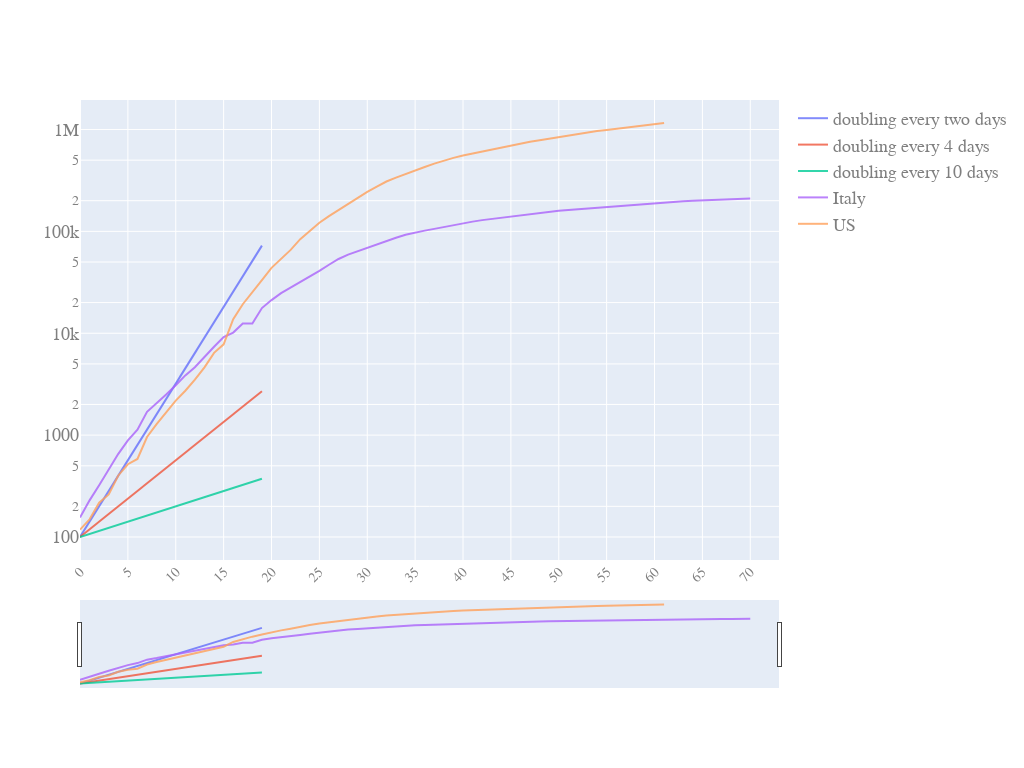

This figure's notebook cell:
### Code cell
quick_plot(pd_sync_timelines_w_slope.date,
           pd_sync_timelines_w_slope.iloc[:,0:5],
           y_scale='log',
           slider=True,browser=False)

### Figure 1 — Plotly figure (JSON) as saved in the notebook; plotly's stock layout.template omitted (floating-point values rounded to 4 significant figures)
{"data": [{"name": "doubling every two days", "opacity": 0.8, "type": "scatter", "x": [0, 1, 2, 3, 4, 5, 6, 7, 8, 9, 10, 11, 12, 13, 14, 15, 16, 17, 18, 19, 20, 21, 22, 23, 24, 25, 26, 27, 28, 29, 30, 31, 32, 33, 34, 35, 36, 37, 38, 39, 40, 41, 42, 43, 44, 45, 46, 47, 48, 49, 50, 51, 52, 53, 54, 55, 56, 57, 58, 59, 60, 61, 62, 63, 64, 65, 66, 67, 68, 69, 70, 71, 72, 73], "y": [100, 141.4, 200, 282.8, 400, 565.7, 800, 1131.0, 1600, 2263.0, 3200, 4525.0, 6400, 9051.0, 12800, 18100.0, 25600, 36200.0, 51200, 72410.0, null, null, null, null, null, null, null, null, null, null, null, null, null, null, null, null, null, null, null, null, null, null, null, null, null, null, null, null, null, null, null, null, null, null, null, null, null, null, null, null, null, null, null, null, null, null, null, null, null, null, null, null, null, null]}, {"name": "doubling every 4 days", "opacity": 0.8, "type": "scatter", "x": [0, 1, 2, 3, 4, 5, 6, 7, 8, 9, 10, 11, 12, 13, 14, 15, 16, 17, 18, 19, 20, 21, 22, 23, 24, 25, 26, 27, 28, 29, 30, 31, 32, 33, 34, 35, 36, 37, 38, 39, 40, 41, 42, 43, 44, 45, 46, 47, 48, 49, 50, 51, 52, 53, 54, 55, 56, 57, 58, 59, 60, 61, 62, 63, 64, 65, 66, 67, 68, 69, 70, 71, 72, 73], "y": [100, 118.9, 141.4, 168.2, 200, 237.8, 282.8, 336.4, 400, 475.7, 565.7, 672.7, 800, 951.4, 1131.0, 1345.0, 1600, 1903.0, 2263.0, 2691.0, null, null, null, null, null, null, null, null, null, null, null, null, null, null, null, null, null, null, null, null, null, null, null, null, null, null, null, null, null, null, null, null, null, null, null, null, null, null, null, null, null, null, null, null, null, null, null, null, null, null, null, null, null, null]}, {"name": "doubling every 10 days", "opacity": 0.8, "type": "scatter", "x": [0, 1, 2, 3, 4, 5, 6, 7, 8, 9, 10, 11, 12, 13, 14, 15, 16, 17, 18, 19, 20, 21, 22, 23, 24, 25, 26, 27, 28, 29, 30, 31, 32, 33, 34, 35, 36, 37, 38, 39, 40, 41, 42, 43, 44, 45, 46, 47, 48, 49, 50, 51, 52, 53, 54, 55, 56, 57, 58, 59, 60, 61, 62, 63, 64, 65, 66, 67, 68, 69, 70, 71, 72, 73], "y": [100, 107.2, 114.9, 123.1, 132.0, 141.4, 151.6, 162.5, 174.1, 186.6, 200, 214.4, 229.7, 246.2, 263.9, 282.8, 303.1, 324.9, 348.2, 373.2, null, null, null, null, null, null, null, null, null, null, null, null, null, null, null, null, null, null, null, null, null, null, null, null, null, null, null, null, null, null, null, null, null, null, null, null, null, null, null, null, null, null, null, null, null, null, null, null, null, null, null, null, null, null]}, {"name": "Italy", "opacity": 0.8, "type": "scatter", "x": [0, 1, 2, 3, 4, 5, 6, 7, 8, 9, 10, 11, 12, 13, 14, 15, 16, 17, 18, 19, 20, 21, 22, 23, 24, 25, 26, 27, 28, 29, 30, 31, 32, 33, 34, 35, 36, 37, 38, 39, 40, 41, 42, 43, 44, 45, 46, 47, 48, 49, 50, 51, 52, 53, 54, 55, 56, 57, 58, 59, 60, 61, 62, 63, 64, 65, 66, 67, 68, 69, 70, 71, 72, 73], "y": [155, 229, 322, 453, 655, 888, 1128, 1694, 2036, 2502, 3089, 3858, 4636, 5883, 7375, 9172, 10149, 12462, 12462, 17660, 21157, 24747, 27980, 31506, 35713, 41035, 47021, 53578, 59138, 63927, 69176, 74386, 80589, 86498, 92472, 97689, 101739, 105792, 110574, 115242, 119827, 124632, 128948, 132547, 135586, 139422, 143626, 147577, 152271, 156363, 159516, 162488, 165155, 168941, 172434, 175925, 178972, 181228, 183957, 187327, 189973, 192994, 195351, 197675, 199414, 201505, 203591, 205463, 207428, 209328, 210717, null, null, null]}, {"name": "US", "opacity": 0.8, "type": "scatter", "x": [0, 1, 2, 3, 4, 5, 6, 7, 8, 9, 10, 11, 12, 13, 14, 15, 16, 17, 18, 19, 20, 21, 22, 23, 24, 25, 26, 27, 28, 29, 30, 31, 32, 33, 34, 35, 36, 37, 38, 39, 40, 41, 42, 43, 44, 45, 46, 47, 48, 49, 50, 51, 52, 53, 54, 55, 56, 57, 58, 59, 60, 61, 62, 63, 64, 65, 66, 67, 68, 69, 70, 71, 72, 73], "y": [118, 149, 217, 262, 402, 518, 583, 959, 1281, 1663, 2179, 2727, 3499, 4632, 6421, 7783, 13747, 19273, 25600, 33276, 43843, 53736, 65778, 83836, 101657, 121465, 140909, 161831, 188172, 213242, 243622, 275367, 308650, 336802, 366317, 397121, 428654, 462780, 496535, 526396, 555313, 580619, 607670, 636350, 667592, 699706, 732197, 758809, 784326, 811865, 840351, 869170, 905358, 938154, 965785, 988197, 1012582, 1039909, 1069424, 1103461, 1132539, 1158040, null, null, null, null, null, null, null, null, null, null, null, null]}], "layout": {"autosize": true, "font": {"color": "#7f7f7f", "family": "PT Sans, monospace", "size": 18}, "height": 768, "width": 1024, "xaxis": {"nticks": 20, "rangeslider": {"visible": true}, "tickangle": -45, "tickfont": {"color": "#7f7f7f", "size": 14}}, "yaxis": {"type": "log"}}}
